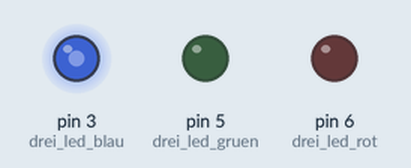
A sketch run on a simulated Arduino Uno, built with avr-gcc and run on an emulated ATmega328P. Shown: output pins drawn as LEDs (lit = HIGH).

Above: at 0.05 s.
At 1.65 s:
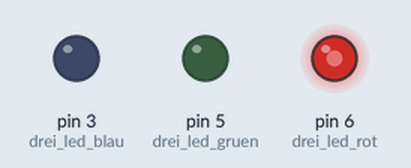
At 2.45 s:
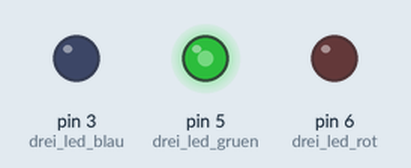
At 3.3 s:
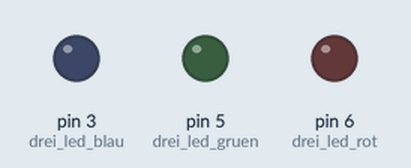
Timing chart, 0 to 7.6 s (numbered marks = the images above):
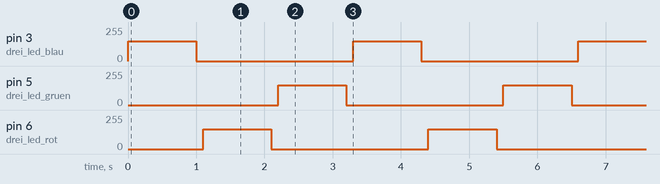

The sketch:

vielfaerbige_led_drei_led_klassik.ino
```cpp
int drei_led_rot = 6;
int drei_led_gruen = 5;
int drei_led_blau = 3;
int licht = 150;
int dunkel = 0;

void setup() {
  pinMode(drei_led_rot,OUTPUT);
  pinMode(drei_led_gruen,OUTPUT);
  pinMode(drei_led_blau, OUTPUT);
}

void loop() {
  analogWrite(drei_led_blau, licht);
  delay(1000);
  analogWrite(drei_led_blau, dunkel);
  delay(100);
  analogWrite(drei_led_rot, licht);
  delay(1000);
  analogWrite(drei_led_rot, dunkel);
  delay(100);
  analogWrite(drei_led_gruen, licht);
  delay(1000);
  analogWrite(drei_led_gruen, dunkel);
  delay(100);
}
```

Measured:
- by itself, pin 3 (drei_led_blau), pin 5 (drei_led_gruen), pin 6 (drei_led_rot): alternates 150/255 for 1.0 s and 0/255 for 2.3 s
